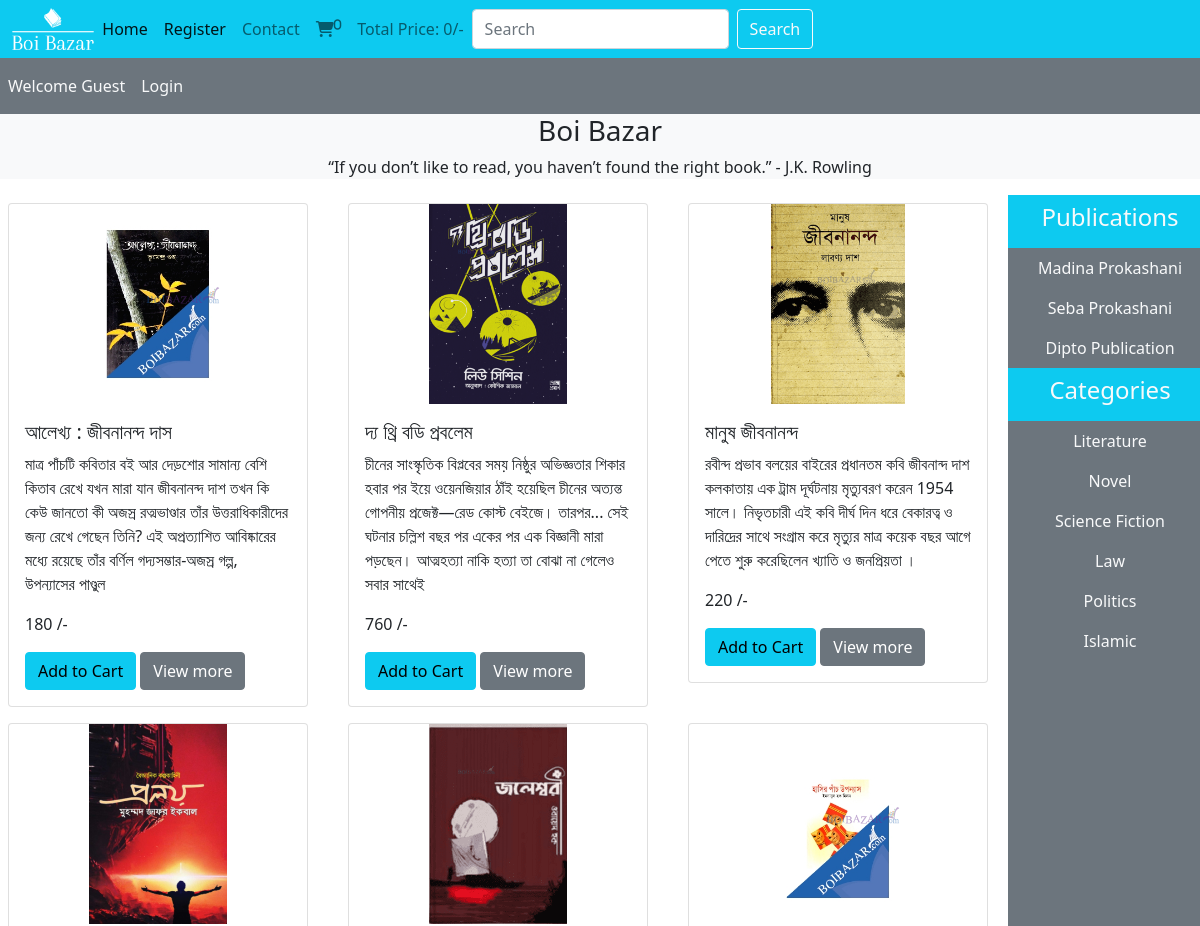
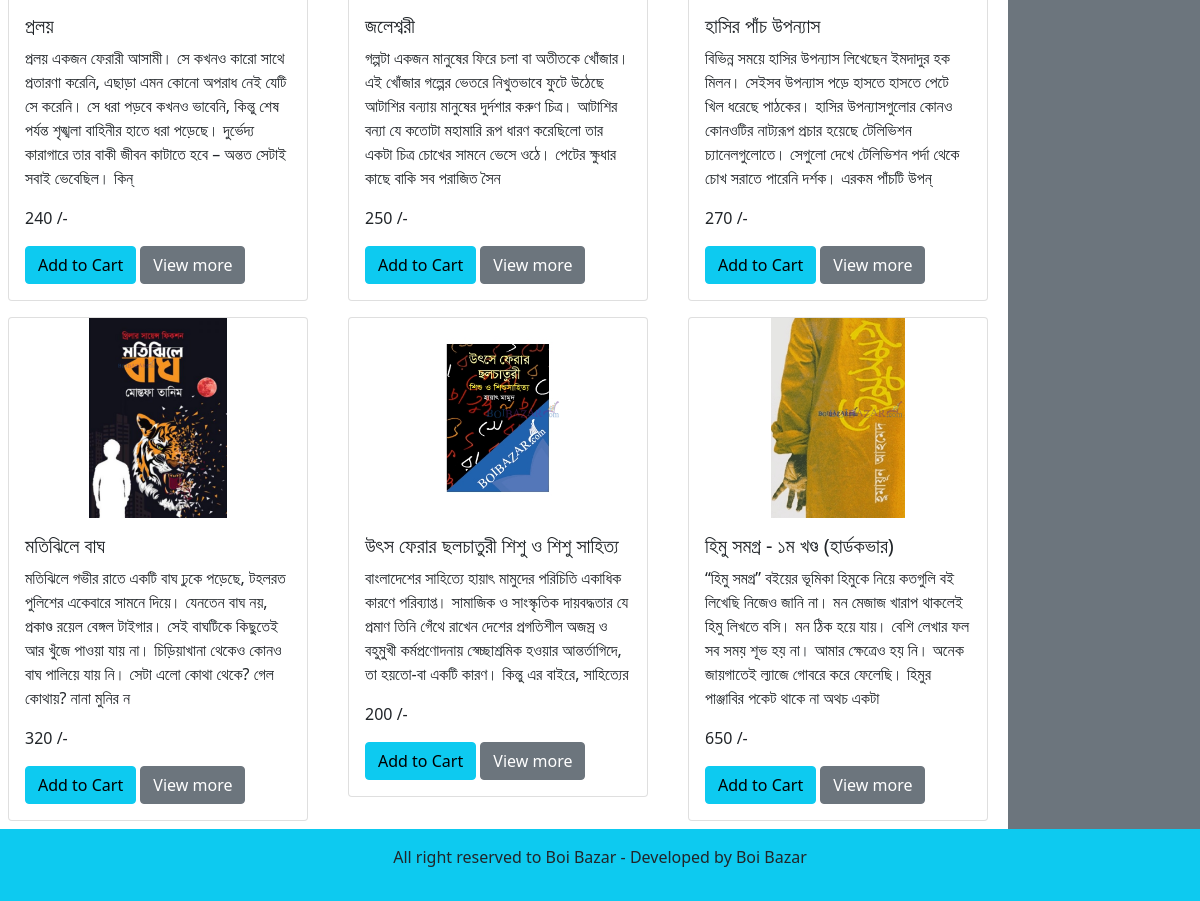
The page / on the database its author committed (2 pictures, top to bottom).
### tables this page shows
CREATE TABLE `products` (
  `product_id` int(11) NOT NULL,
  `product_title` varchar(100) NOT NULL,
  `product_description` varchar(255) NOT NULL,
  `product_keywords` varchar(255) NOT NULL,
  `category_id` int(11) NOT NULL,
  `brand_id` int(11) NOT NULL,
  `product_image1` varchar(255) NOT NULL,
  `product_image2` varchar(255) NOT NULL,
  `product_image3` varchar(255) NOT NULL,
  `product_price` int(11) NOT NULL,
  `date` timestamp NOT NULL DEFAULT current_timestamp() ON UPDATE current_timestamp(),
  `status` varchar(100) NOT NULL
);

CREATE TABLE `brands` (
  `brand_id` int(11) NOT NULL,
  `brand_title` varchar(100) NOT NULL
);

CREATE TABLE `categories` (
  `category_id` int(11) NOT NULL,
  `category_title` varchar(100) NOT NULL
);

### functions/common_function.php (the view, shortened to what this page needs)
<?php
$con = mysqli_connect("localhost","root","","boibazar") or die("Error " . mysqli_error($con));
function getproduct()
{
    global $con;
    if (!isset($_GET['category'])) {
        if (!isset($_GET['brand'])) {
            $select_query = "select * from `products` order by rand() limit 0,9";
            $result_query = mysqli_query($con, $select_query);
            while ($row = mysqli_fetch_assoc($result_query)) {
                $product_id = $row['product_id'];
                $product_title = $row['product_title'];
                $product_description = $row['product_description'];
                $product_image1 = $row['product_image1'];
                $product_price = $row['product_price'];
                echo "<div class='col-md-4 '>
                        <div class='card m-2'>
                            <img src='./admin_area/product_images/$product_image1' class='card-img-top' alt='...'>
                                <div class='card-body'>
                                    <h5 class='card-title'>$product_title</h5>
                                    <p class='card-text'>$product_description</p>
                                    <p class='card-text'>$product_price /-</p>
                                    <a href='index.php?add_to_cart=$product_id' class='btn btn-info'>Add to Cart</a>
                                    <a href='product_details.php?product_id=$product_id' class='btn btn-secondary'>View more</a>
                                </div>
                        </div>
                    </div>";
            }
        }
    }
}
function getbrands()
{
    global $con;
    $select_brands = "Select * from `brands`";
    $result_brands = mysqli_query($con, $select_brands);
    while ($row_data = mysqli_fetch_assoc($result_brands)) {
        $brand_title = $row_data['brand_title'];
        $brand_id = $row_data['brand_id'];
        echo "<li class='nav-item text-center' > <a href='index.php?brand=$brand_id' class='nav-link text-light'>$brand_title</a>
                    </li>";
    }
}
function getcategories()
{
    global $con;
    $select_categories = "Select * from `categories`";
    $result_categories = mysqli_query($con, $select_categories);
    while ($row_data = mysqli_fetch_assoc($result_categories)) {
        $category_title = $row_data['category_title'];
        $category_id = $row_data['category_id'];
        echo "<li class='nav-item text-center' > <a href='index.php?category=$category_id' class='nav-link text-light'>$category_title</a>
                    </li>";
    }
}
function getIPAddress()
{
    if (!empty($_SERVER['HTTP_CLIENT_IP'])) {
        $ip = $_SERVER['HTTP_CLIENT_IP'];
    }
    elseif (!empty($_SERVER['HTTP_X_FORWARDED_FOR'])) {
        $ip = $_SERVER['HTTP_X_FORWARDED_FOR'];
    }
    else {
        $ip = $_SERVER['REMOTE_ADDR'];
    }
    return $ip;
}
function cart_item(){
    if (isset($_GET['add_to_cart'])) {
        global $con;
        $get_ip_add = getIPAddress();
        $select_query = "Select * from `cart_details` where ip_address= '$get_ip_add'";
        $result_query = mysqli_query($con, $select_query);
        $count_cart_item = mysqli_num_rows($result_query);
    }else {
        global $con;
        $get_ip_add = getIPAddress();
        $select_query = "Select * from `cart_details` where ip_address= '$get_ip_add'";
        $result_query = mysqli_query($con, $select_query);
        $count_cart_item = mysqli_num_rows($result_query);
        }
    echo"$count_cart_item";
}
function total_cart_price(){
        $total_price=0;
        echo $total_price;
}
?>

### index.php (shortened to what this page needs)
<?php
include('functions/common_function.php');
?>
<!DOCTYPE html>
<html lang="en">
<head>
    <link rel="stylesheet" href="style.css">
    <link href="https://cdn.jsdelivr.net/npm/bootstrap@5.1.3/dist/css/bootstrap.min.css" rel="stylesheet"
>
    <link rel="stylesheet" href="https://cdnjs.cloudflare.com/ajax/libs/font-awesome/6.3.0/css/all.min.css"
 />
</head>
<body>
    <div class.container-fluid>
        <nav class="navbar navbar-expand-lg navbar-light bg-info">
            <div class="container-fluid">
                <img src="./images/logo-no-background.png" alt="" class="logo">
                <div class="collapse navbar-collapse" id="navbarSupportedContent">
                    <ul class="navbar-nav me-auto mb-2 mb-lg-0">
                        <li class="nav-item">
                            <a class="nav-link active" aria-current="page" href="index.php">Home</a>
                        </li>
                        <?php
                        if(isset($_SESSION['username'])){
                            echo"<li class='nav-item'>
                        <a class='nav-link active' aria-current='page' href='./users_area/profile.php'>My Account</a>
                    </li>";
                        }else{
                            echo"<li class='nav-item'>
                            <a class='nav-link active' aria-current='page' href='./users_area/user_registration.php'>Register</a>
                        </li>";
                        }
                        ?>
                        <li class="nav-item">
                            <a class="nav-link" href="#">Contact</a>
                        </li>
                        <li class="nav-item">
                            <a class="nav-link" href="cart.php"><i class="fa-solid fa-cart-shopping"><sup><?php cart_item()?></sup></i></a>
                        </li>
                        <li class="nav-item">
                            <a class="nav-link" href="#">Total Price: <?php total_cart_price(); ?>/-</a>
                        </li>
                        <form class="d-flex" action="search_product.php" method="get">
                        <input class="form-control me-2" type="search" placeholder="Search" aria-label="Search" name="search_data">
                            <input type="submit" value="Search" class="btn btn-outline-light " name="search_data_product">
                        </form>
                </div>
            </div>
        </nav>
    </div>
    <nav class="navbar navbar-expand-lg navbar-light bg-secondary">
        <ul class="navbar-nav me-auto">
            <?php
            if(!isset($_SESSION['username'])){
                echo "<li class='nav-item'>
                <a class='nav-link text-light' href='#'>Welcome Guest</i></a>
            </li>";
            }else{
                echo"<li class='nav-item'>
                <a class='nav-link text-light' href='#'> Welcome ".$_SESSION['username']."</a>
            </li>";
            }
            if(!isset($_SESSION['username'])){
                echo "<li class='nav-item'>
                <a class='nav-link  text-light' href='./users_area/user_login.php'>Login</i></a>
            </li>";
            }else{
                echo "<li class='nav-item'>
                <a class='nav-link text-light' href='./users_area/logout.php'>Logout</i></a>
            </li>";
            }
            ?>
        </ul>
    </nav>
    <div class="bg-light">
        <h3 class="text-center">
            Boi Bazar
        </h3>
        <p class="text-center">
            “If you don’t like to read, you haven’t found the right book.” - J.K. Rowling
        </p>
    </div>
    <div class="row">
        <div class="col-md-10">
            <div class="row">
                <?php
                   getproduct();
                ?>
            </div>
        </div>
        <div class="col-md-2 bg-secondary p-0">
            <ul class="navbar-nav me-auto ">
                <li class="nav-item bg-info text-center">
                    <a href="" class="nav-link text-light">
                        <h4>Publications</h4>
                    </a>
                </li>
                <?php
                getbrands();
                ?>
                <li class="nav-item bg-info text-center">
                    <a href="" class="nav-link text-light">
                        <h4>Categories</h4>
                    </a>
                    <?php
                    getcategories();
                    ?>
            </ul>
        </div>
    </div>
    <div class="bg-info p-3 text-center">
        <p>All right reserved to Boi Bazar - Developed by Boi Bazar</p>
    </div>
</body>
</html>

### style.css (style rules this page uses)
* { margin: 0; padding: 0; box-sizing: border-box; }
.logo { width: 7%; height: 7%; }
.card-img-top { width: 100%; height: 200px; object-fit: contain; }
body { overflow-x: hidden; }

### rows shown on the page
products: product_image1 (picture), product_title "আলেখ্য : জীবনানন্দ দাস", product_description "মাত্র পাঁচটি কবিতার বই আর দেড়শোর সামান্য বেশি কিতাব রেখে যখন মারা যান জীবনানন্দ দাশ তখন কি কেউ জানতো কী অজস্র রত্মভাণ্ডার তাঁর উত্তরাধিকারীদের জন্য রেখে গেছেন তিনি? এই অপ্রত্যাশিত আবিষ্কারের মধ্যে রয়েছে তাঁর বর্ণিল গদ্যসম্ভার-অজস্র গল্প, উপন্যাসের পাণ্ডুল", product_price "180"
products: product_image1 (picture), product_title "দ্য থ্রি বডি প্রবলেম", product_description "চীনের সাংস্কৃতিক বিপ্লবের সময় নিষ্ঠুর অভিজ্ঞতার শিকার হবার পর ইয়ে ওয়েনজিয়ার ঠাঁই হয়েছিল চীনের অত্যন্ত গোপনীয় প্রজেক্ট—রেড কোস্ট বেইজে। তারপর... সেই ঘটনার চল্লিশ বছর পর একের পর এক বিজ্ঞানী মারা পড়ছেন। আত্মহত্যা নাকি হত্যা তা বোঝা না গেলেও সবার সাথেই", product_price "760"
products: product_image1 (picture), product_title "মানুষ জীবনানন্দ", product_description "রবীন্দ প্রভাব বলয়ের বাইরের প্রধানতম কবি জীবনান্দ দাশ কলকাতায় এক ট্রাম দূর্ঘটনায় মৃত্যুবরণ করেন 1954 সালে। নিভৃতচারী এই কবি দীর্ঘ দিন ধরে বেকারত্ব ও দারিদ্রের সাথে সংগ্রাম করে মৃত্যুর মাত্র কয়েক বছর আগে পেতে শুরু করেছিলেন খ্যাতি ও জনপ্রিয়তা ।", product_price "220"
products: product_image1 (picture), product_title "প্রলয়", product_description "প্রলয় একজন ফেরারী আসামী। সে কখনও কারো সাথে প্রতারণা করেনি, এছাড়া এমন কোনো অপরাধ নেই যেটি সে করেনি। সে ধরা পড়বে কখনও ভাবেনি, কিন্তু শেষ পর্যন্ত শৃঙ্খলা বাহিনীর হাতে ধরা পড়েছে। দুর্ভেদ্য কারাগারে তার বাকী জীবন কাটাতে হবে – অন্তত সেটাই সবাই ভেবেছিল। কিন্", product_price "240"
products: product_image1 (picture), product_title "জলেশ্বরী", product_description "গল্পটা একজন মানুষের ফিরে চলা বা অতীতকে খোঁজার। এই খোঁজার গল্পের ভেতরে নিখুতভাবে ফুটে উঠেছে আটাশির বন্যায় মানুষের দুর্দশার করুণ চিত্র। আটাশির বন্যা যে কতোটা মহামারি রূপ ধারণ করেছিলো তার একটা চিত্র চোখের সামনে ভেসে ওঠে। পেটের ক্ষুধার কাছে বাকি সব পরাজিত সৈন", product_price "250"
products: product_image1 (picture), product_title "হাসির পাঁচ উপন্যাস", product_description "বিভিন্ন সময়ে হাসির উপন্যাস লিখেছেন ইমদাদুর হক মিলন। সেইসব উপন্যাস পড়ে হাসতে হাসতে পেটে খিল ধরেছে পাঠকের। হাসির উপন্যাসগুলোর কোনও কোনওটির নাট্যরূপ প্রচার হয়েছে টেলিভিশন চ্যানেলগুলোতে। সেগুলো দেখে টেলিভিশন পর্দা থেকে চোখ সরাতে পারেনি দর্শক। এরকম পাঁচটি উপন্", product_price "270"
products: product_image1 (picture), product_title "মতিঝিলে বাঘ", product_description "মতিঝিলে গভীর রাতে একটি বাঘ ঢুকে পড়েছে, টহলরত পুলিশের একেবারে সামনে দিয়ে। যেনতেন বাঘ নয়, প্রকাণ্ড রয়েল বেঙ্গল টাইগার। সেই বাঘটিকে কিছুতেই আর খুঁজে পাওয়া যায় না। চিড়িয়াখানা থেকেও কোনও বাঘ পালিয়ে যায় নি। সেটা এলো কোথা থেকে? গেল কোথায়? নানা মুনির ন", product_price "320"
products: product_image1 (picture), product_title "উৎস ফেরার ছলচাতুরী শিশু ও শিশু সাহিত্য", product_description "বাংলাদেশের সাহিত্যে হায়াৎ মামুদের পরিচিতি একাধিক কারণে পরিব্যাপ্ত। সামাজিক ও সাংস্কৃতিক দায়বদ্ধতার যে প্রমাণ তিনি গেঁথে রাখেন দেশের প্রগতিশীল অজস্র ও বহুমুখী কর্মপ্রণোদনায় স্বেচ্ছাশ্রমিক হওয়ার আন্তর্তাগিদে, তা হয়তো-বা একটি কারণ। কিন্তু এর বাইরে, সাহিত্যের", product_price "200"
products: product_image1 (picture), product_title "হিমু সমগ্র - ১ম খণ্ড (হার্ডকভার)", product_description "“হিমু সমগ্র” বইয়ের ভূমিকা হিমুকে নিয়ে কতগুলি বই লিখেছি নিজেও জানি না। মন মেজাজ খারাপ থাকলেই হিমু লিখতে বসি। মন ঠিক হয়ে যায়। বেশি লেখার ফল সব সময় শূভ হয় না। আমার ক্ষেত্রেও হয় নি। অনেক জায়গাতেই ল্যাজে গোবরে করে ফেলেছি। হিমুর পাঞ্জাবির পকেট থাকে না অথচ একটা", product_price "650"
brands: brand_title "Madina Prokashani"
brands: brand_title "Seba Prokashani"
brands: brand_title "Dipto Publication"
categories: category_title "Literature"
categories: category_title "Novel"
categories: category_title "Science Fiction"
categories: category_title "Law"
categories: category_title "Politics"
categories: category_title "Islamic"

### other values the page prints
$count_cart_item "0"
$total_price "0"
